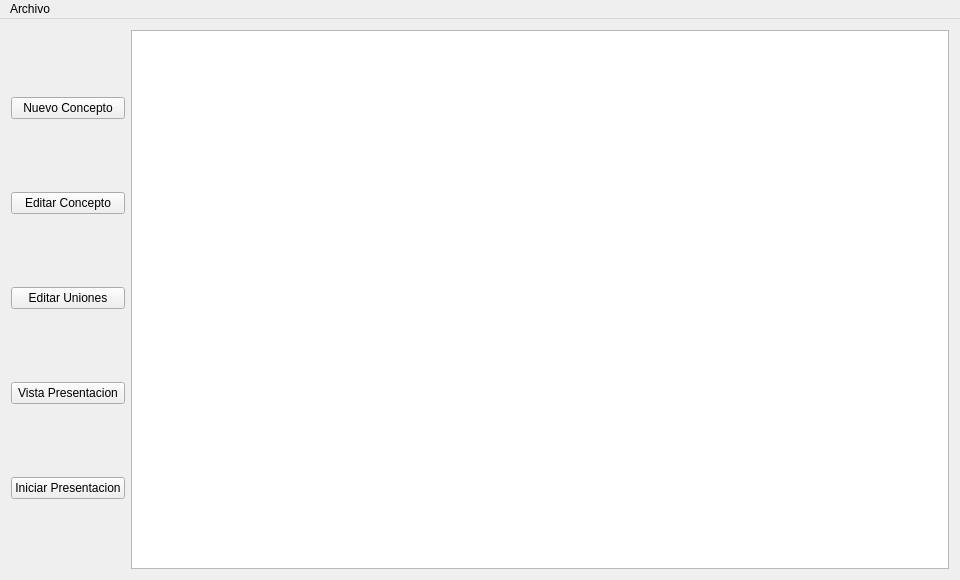
<?xml version="1.0" encoding="UTF-8"?>
<ui version="4.0">
 <class>MainWindow</class>
 <widget class="QMainWindow" name="MainWindow">
  <property name="geometry">
   <rect>
    <x>0</x>
    <y>0</y>
    <width>960</width>
    <height>580</height>
   </rect>
  </property>
  <property name="windowTitle">
   <string>MainWindow</string>
  </property>
  <widget class="QWidget" name="centralWidget">
   <layout class="QGridLayout" name="gridLayout">
    <item row="0" column="1">
     <layout class="QGridLayout" name="gridLayout_2">
      <property name="spacing">
       <number>3</number>
      </property>
      <item row="1" column="0">
       <widget class="QGraphicsView" name="graphicsView">
        <property name="sizePolicy">
         <sizepolicy hsizetype="Expanding" vsizetype="Expanding">
          <horstretch>10</horstretch>
          <verstretch>0</verstretch>
         </sizepolicy>
        </property>
        <property name="minimumSize">
         <size>
          <width>500</width>
          <height>500</height>
         </size>
        </property>
       </widget>
      </item>
     </layout>
    </item>
    <item row="0" column="0">
     <layout class="QVBoxLayout" name="verticalLayout">
      <item>
       <widget class="QPushButton" name="pushButton">
        <property name="text">
         <string>Nuevo Concepto</string>
        </property>
       </widget>
      </item>
      <item>
       <widget class="QPushButton" name="pushButton_3">
        <property name="text">
         <string>Editar Concepto</string>
        </property>
       </widget>
      </item>
      <item>
       <widget class="QPushButton" name="pushButton_2">
        <property name="text">
         <string>Editar Uniones</string>
        </property>
       </widget>
      </item>
      <item>
       <widget class="QPushButton" name="pushButton_5">
        <property name="text">
         <string>Vista Presentacion</string>
        </property>
       </widget>
      </item>
      <item>
       <widget class="QPushButton" name="pushButton_4">
        <property name="text">
         <string>Iniciar Presentacion</string>
        </property>
       </widget>
      </item>
     </layout>
    </item>
   </layout>
  </widget>
  <widget class="QMenuBar" name="menuBar">
   <property name="geometry">
    <rect>
     <x>0</x>
     <y>0</y>
     <width>960</width>
     <height>25</height>
    </rect>
   </property>
   <widget class="QMenu" name="menuArchivo">
    <property name="title">
     <string>Archivo</string>
    </property>
    <addaction name="actionNuevo_Archivo"/>
    <addaction name="actionAbrir_Archivo"/>
    <addaction name="actionGuardar_Archivo"/>
    <addaction name="actionGuardar_Como"/>
    <addaction name="separator"/>
    <addaction name="actionSalir"/>
    <addaction name="actionExportar"/>
   </widget>
   <addaction name="menuArchivo"/>
  </widget>
  <action name="actionNuevo_Archivo">
   <property name="text">
    <string>Nuevo Archivo</string>
   </property>
  </action>
  <action name="actionAbrir_Archivo">
   <property name="text">
    <string>Abrir Archivo</string>
   </property>
  </action>
  <action name="actionGuardar_Archivo">
   <property name="text">
    <string>Guardar Archivo</string>
   </property>
  </action>
  <action name="actionGuardar_Como">
   <property name="text">
    <string>Guardar Como</string>
   </property>
  </action>
  <action name="actionSalir">
   <property name="text">
    <string>salir</string>
   </property>
  </action>
  <action name="actionExportar">
   <property name="text">
    <string>exportar</string>
   </property>
  </action>
 </widget>
 <layoutdefault spacing="6" margin="11"/>
 <resources/>
 <connections/>
</ui>
